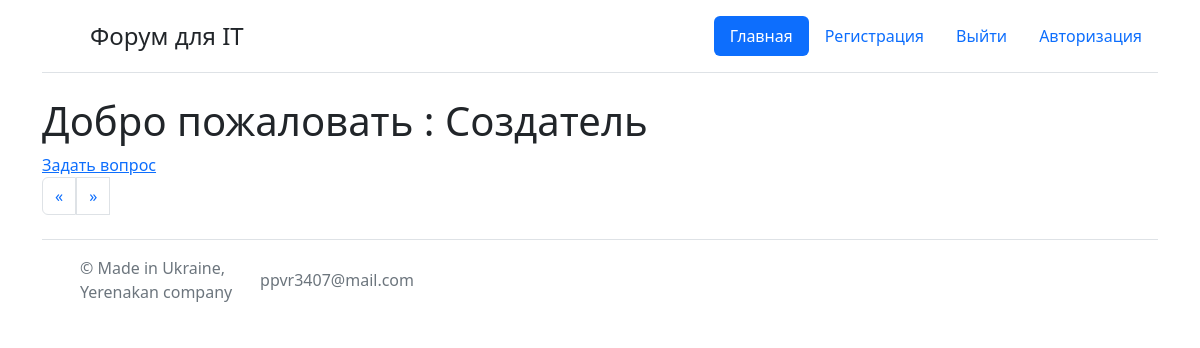
Before: / (signed in) with the older database file.
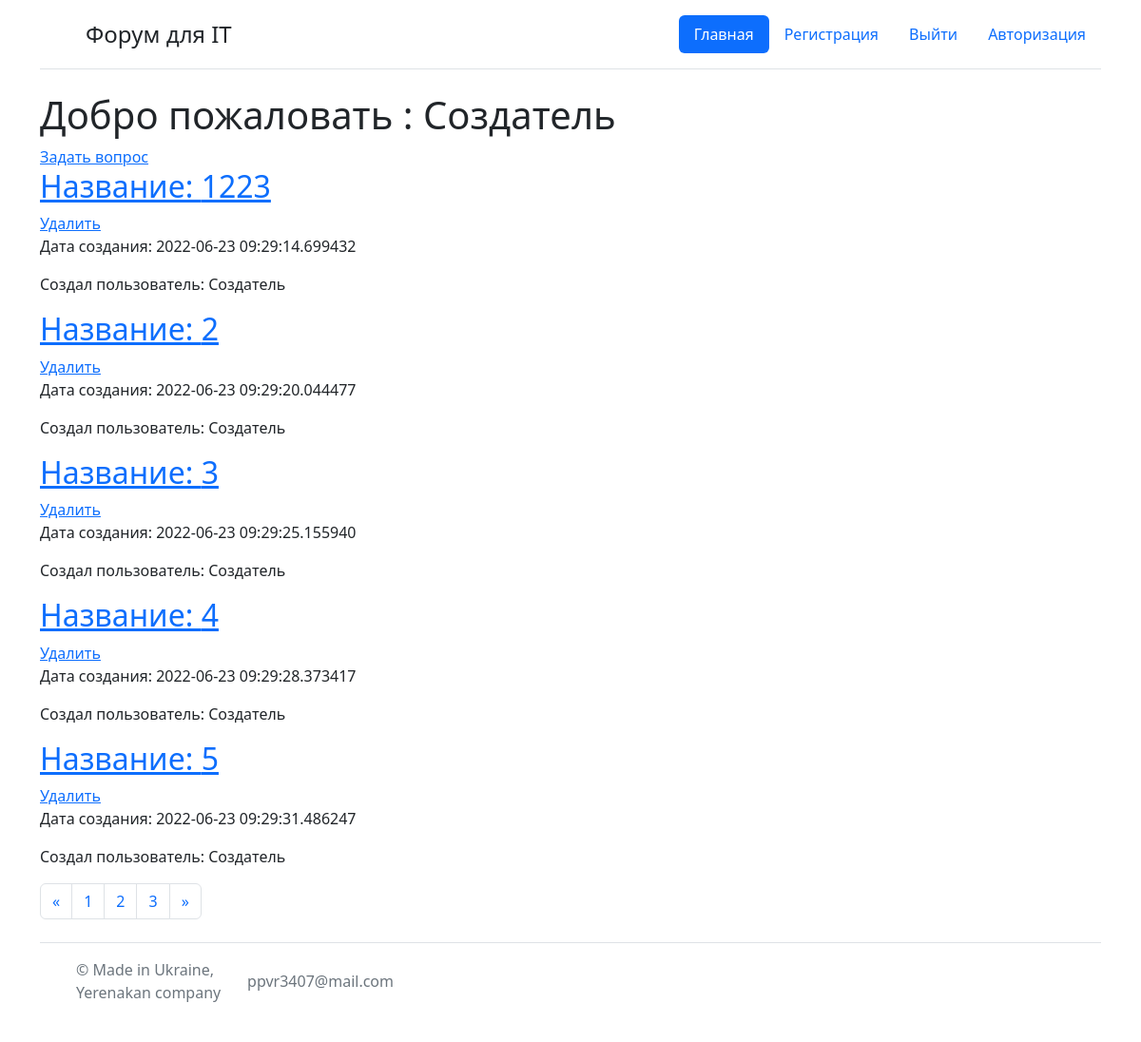
After: the same page with the newer database file.
### packages/modells.py (models this page shows, shortened)
class User(db.Model, UserMixin):
    id = db.Column(db.Integer, primary_key=True)
    login = db.Column(db.String(120), nullable=False, unique=True)
    password = db.Column(db.String, nullable=False)
    user_name = db.Column(db.String(20), nullable=False)
    tel = db.Column(db.String)
    super_vip = db.Column(db.Boolean,default=False)

class Date_b(db.Model):
    id = db.Column(db.Integer, primary_key=True)
    title = db.Column(db.String(300), nullable=False)
    text = db.Column(db.Text, nullable=False)
    time = db.Column(db.DateTime, default=datetime.utcnow)
    name_user = db.Column(db.String)

### packages/routes.py (the view)
@app.route("/")
@app.route("/<int:page>")
@login_required
def index(page=1):
    id = request.cookies.get('id')
    user = User.query.filter(User.login == id).first()
    posts = db.session.query(Date_b).paginate(page,5,False)
    return render_template("index.html", posts=posts,user=user)

### packages/routes.py (called while the page is built)
@manager.user_loader
def load_user(user_id):
    return User.query.get(user_id)

### packages/templates/index.html (shortened to what this page needs)
{% extends "base.html" %}
{% block body %}
<div class="container">
    <h1>Добро пожаловать : {{user.user_name }}</h1>
    <a href="/form" class="hider">Задать вопрос</a>
    {% for i in posts.items %}
        <a href="/open/{{i.id}}"><h2>Название: {{i.title}}</h2></a>
        {% if user.super_vip ==True %}
        <a href="/delete/{{i.id}}" class="delete">Удалить</a>
        {% endif %}
        <p>Дата создания: {{i.time}}</p>
        <p>Создал пользователь: {{i.name_user}}</p>
    {% endfor %}
    <nav aria-label="Пример навигации по страницам">
        <ul class="pagination">
        <li class="page-item">
            <a class="page-link" href="{{url_for('index',page = posts.prev_num)}}" aria-label="Предыдущая">
            <span aria-hidden="true">&laquo;</span>
            </a>
        </li>
        {% for page in posts.iter_pages() %}
        <li class="page-item"><a class="page-link" href="/{{page}}">{{page}}</a></li>
        <li class="page-item">
        {% endfor %}
            <a class="page-link" href="{{url_for('index',page =posts.next_num)}}" aria-label="Следующая">
            <span aria-hidden="true">&raquo;</span>
            </a>
        </li>
        </ul>
    </nav>
</div>
{% endblock %}

### packages/templates/base.html (shortened to what this page needs)
<!DOCTYPE html>
<html lang="en">
<head>
    <link rel="stylesheet" href="https://cdn.jsdelivr.net/npm/bootstrap@5.2.0-beta1/dist/css/bootstrap.min.css">
    <link rel="stylesheet" type="text/css" href="{{ url_for( 'static', filename='css/style.css', v=1)}}">
<body>
    <div class="container">
        <header class="d-flex flex-wrap justify-content-center py-3 mb-4 border-bottom">
          <a href="/" class="d-flex align-items-center mb-3 mb-md-0 me-md-auto text-dark text-decoration-none">
            <svg class="bi me-2" width="40" height="32"><use xlink:href="#bootstrap"></use></svg>
            <span class="fs-4">Форум для IT</span>
          </a>
          <ul class="nav nav-pills">
            <li class="nav-item"><a href="/" class="nav-link active" aria-current="page">Главная</a></li>
            <li class="nav-item"><a href="/registr" class="nav-link">Регистрация</a></li>
            <li class="nav-item"><a href="/logaut" class="nav-link">Выйти</a></li>
            <li class="nav-item"><a href="/login" class="nav-link">Авторизация</a></li>
          </ul>
        </header>
      </div>
{% block body %}{% endblock %}
<div class="container">
    <footer class="d-flex flex-wrap justify-content-between align-items-center py-3 my-4 border-top">
      <div class="col-md-4 d-flex align-items-center">
        <a href="/" class="mb-3 me-2 mb-md-0 text-muted text-decoration-none lh-1">
          <svg class="bi" width="30" height="24"><use xlink:href="#bootstrap"></use></svg>
        </a>
        <span class="mb-3 mb-md-0 text-muted">© Made in Ukraine, Yerenakan company</span>
        <p class="mb-3 mb-md-0 text-muted">ppvr3407@mail.com</p>
      </div>
      <ul class="nav col-md-4 justify-content-end list-unstyled d-flex">
        <li class="ms-3"><a class="text-muted" href="#"><svg class="bi" width="24" height="24"><use xlink:href="#twitter"></use></svg></a></li>
        <li class="ms-3"><a class="text-muted" href="#"><svg class="bi" width="24" height="24"><use xlink:href="#instagram"></use></svg></a></li>
        <li class="ms-3"><a class="text-muted" href="#"><svg class="bi" width="24" height="24"><use xlink:href="#facebook"></use></svg></a></li>
      </ul>
    </footer>
  </div>
</body>
</html>

Changed rows visible on the page:
added Date_b: title "1223", time "2022-06-23 09:29:14.699432", name_user "Создатель"
added Date_b: title "2", time "2022-06-23 09:29:20.044477", name_user "Создатель"
added Date_b: title "3", time "2022-06-23 09:29:25.155940", name_user "Создатель"
added Date_b: title "4", time "2022-06-23 09:29:28.373417", name_user "Создатель"
added Date_b: title "5", time "2022-06-23 09:29:31.486247", name_user "Создатель"
Other visible differences:
new list line: "1"
new list line: "2"
new list line: "3"
